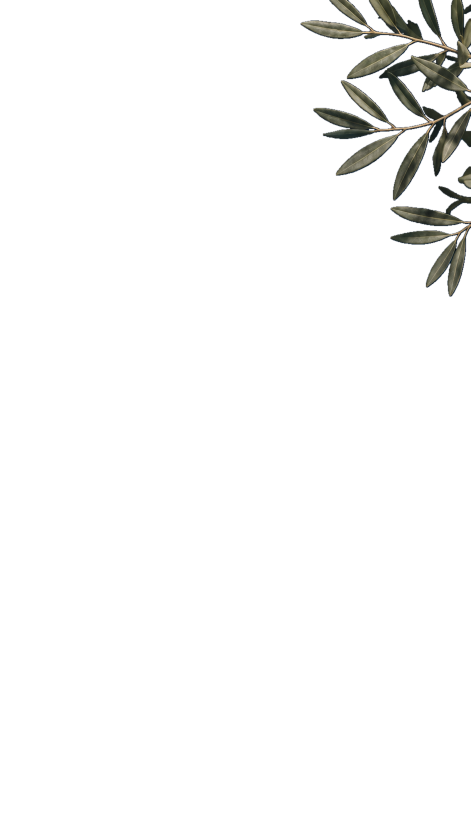
#> input picture olivo_navy.png, 941 x 1672 px (shown at 1/2 size)
$ python aquo_reel.py
#> lines starting #> are read from the running program, lines starting #| are printed output that depends on the picture
# -*- coding: utf-8 -*-
"""AQUO · Motor de reels — núcleo. Olivo ampliado + sin filo."""
from PIL import Image, ImageDraw, ImageFont, ImageFilter
import random, os

W, H = 1080, 1920
NAVY=(16,42,67); AGUA=(91,167,199); ARENA=(233,226,214); MARFIL=(247,244,239)
OLIVA=(122,127,105); TIERRA=(201,178,155); AMBAR=(201,162,75)

# Localiza un asset (fuente, olivo, papel) esté en fonts/, en la raíz, o junto
# a este archivo. Hace el motor inmune a cómo se subieron los archivos.
_BASE = os.path.dirname(os.path.abspath(__file__))
def _asset(nombre):
    candidatos = [
        nombre,                                   # cwd
        os.path.join("fonts", os.path.basename(nombre)),
        os.path.join(_BASE, nombre),
        os.path.join(_BASE, "fonts", os.path.basename(nombre)),
        os.path.join(_BASE, os.path.basename(nombre)),
    ]
    for c in candidatos:
        if os.path.exists(c):
            return c
    return nombre  # último recurso: deja que PIL lance el error claro

FONTS=""  # ya no se usa como prefijo; _asset resuelve la ruta

# cache de olivos recortados al contenido
_olivo_cache={}
def _olivo_recortado(familia):
    if familia in _olivo_cache: return _olivo_cache[familia]
    src="olivo_navy.png" if familia=="PROFUNDO" else "olivo_marfil.png"
    o=Image.open(_asset(src)).convert("RGBA")
    bbox=o.split()[3].getbbox()      # recorta a las hojas reales
    o=o.crop(bbox)
    _olivo_cache[familia]=o
    return o

def font(kind, size, weight=400):
    fmap={"serif":"CormorantGaramond[wght].ttf","serif-it":"CormorantGaramond-Italic[wght].ttf","display":"Outfit[wght].ttf"}
    f=ImageFont.truetype(_asset(fmap[kind]),size)
    try:f.set_variation_by_axes([weight])
    except Exception:pass
    return f

def fondo(familia="PROFUNDO", seed=0):
#> called with familia = 'PROFUNDO', seed = 3
    random.seed(seed)
    if familia=="PROFUNDO": top,bottom=(14,33,54),(6,20,38)
    else: top,bottom=(249,246,241),(235,228,216)
    img=Image.new("RGB",(W,H)); px=img.load()
#> after `img = Image.new('RGB', (W, H))`: img: PIL image 1080x1920 RGB; every value is 0
    for y in range(H):
        t=y/H; t=t*t*(3-2*t)
        r=int(top[0]+(bottom[0]-top[0])*t); g=int(top[1]+(bottom[1]-top[1])*t); b=int(top[2]+(bottom[2]-top[2])*t)
        for x in range(W): px[x,y]=(r,g,b)
    noise=Image.effect_noise((W,H),14).convert("L")
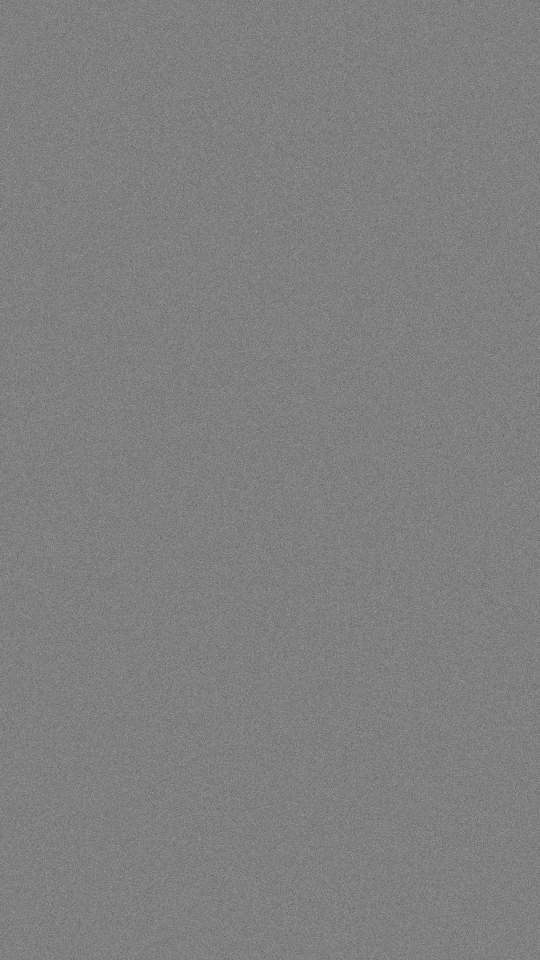
#> noise: PIL image 1080x1920 L (shown at 1/2 size); min 53, max 193, mean 127.5
    noise=noise.point(lambda v:int((v-128)*0.16+128))
    img=Image.blend(img,Image.merge("RGB",(noise,noise,noise)),0.045)
    return img

def pon_olivo(img, familia="PROFUNDO", escala=0.62):
    """escala = fracción del ancho del lienzo que ocupa el olivo (más grande ahora)."""
    olivo=_olivo_recortado(familia)
#> in _olivo_recortado, o is the input picture: PIL image 941x1672 RGBA; mean R, G, B, A 9.9, 28.2, 49.3, 10.1
#> in _olivo_recortado, `bbox=o.split()[3].getbbox()`: bbox = (600, 0, 941, 594)
#> in _olivo_recortado, `o=o.crop(bbox)`:
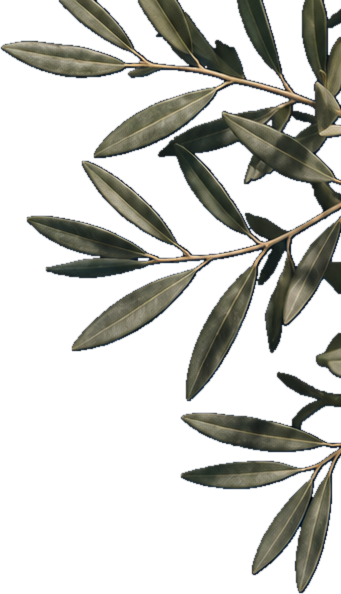
#> o: PIL image 341x594 RGBA; mean R, G, B, A 29.1, 41.5, 51.1, 78.5; transparent parts drawn white
    tw=int(W*escala); ratio=tw/olivo.width
#> after `ratio = tw / olivo.width`: ratio = 2.09
    olivo=olivo.resize((tw,int(olivo.height*ratio)),Image.LANCZOS)
    alpha=olivo.split()[3]
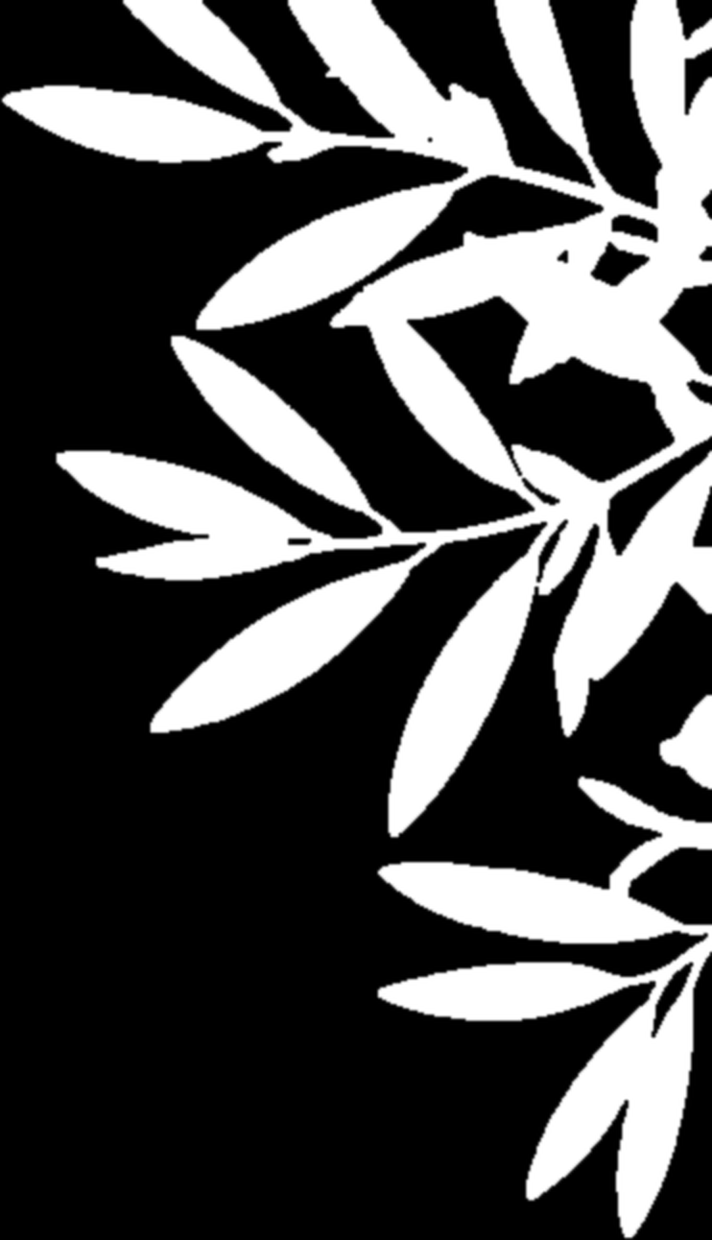
#> alpha: PIL image 712x1240 L; min 0, max 255, mean 78.5
    shadow=Image.new("RGBA",(W,H),(0,0,0,0))
#> shadow: PIL image 1080x1920 RGBA; every value is 0
    sh_col=(0,0,0,110) if familia=="PROFUNDO" else (95,82,58,75)
    sh=Image.new("RGBA",olivo.size,(0,0,0,0))
#> sh: PIL image 712x1240 RGBA; every value is 0
    sh.paste(Image.new("RGBA",olivo.size,sh_col),(0,0),alpha)
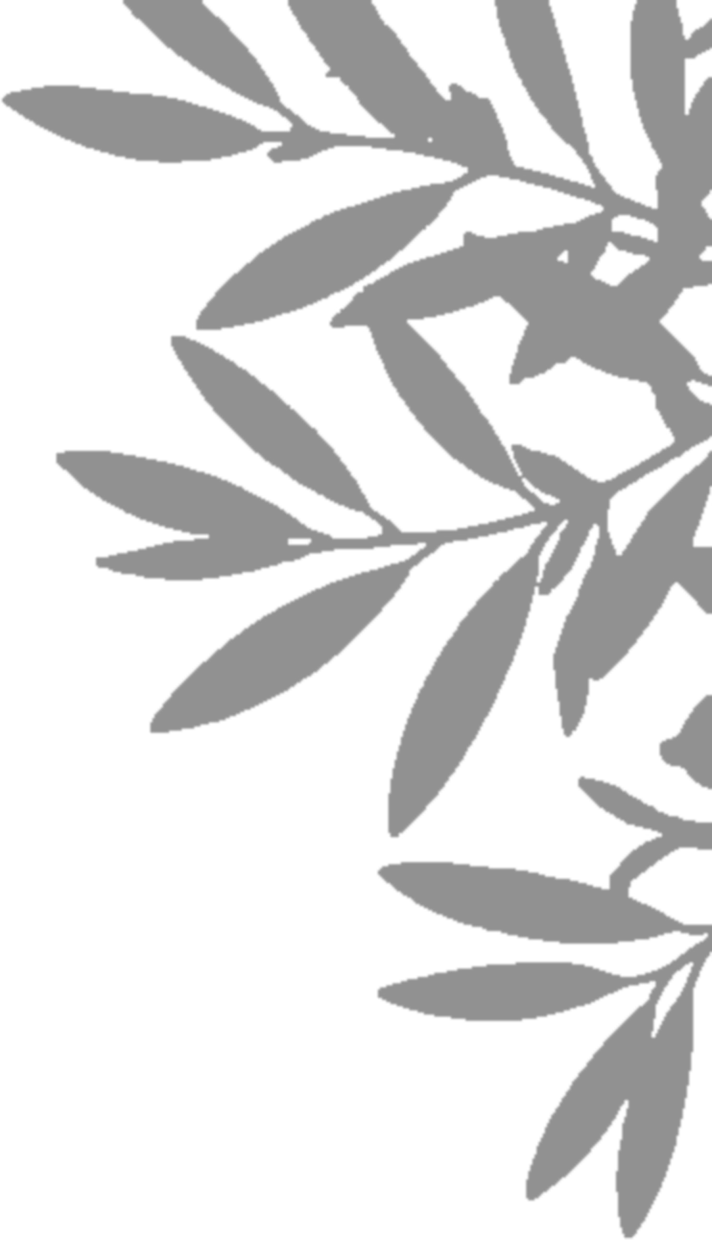
#> sh: PIL image 712x1240 RGBA; mean R, G, B, A 0, 0, 0, 33.9; transparent parts drawn white
    sh=sh.filter(ImageFilter.GaussianBlur(28))
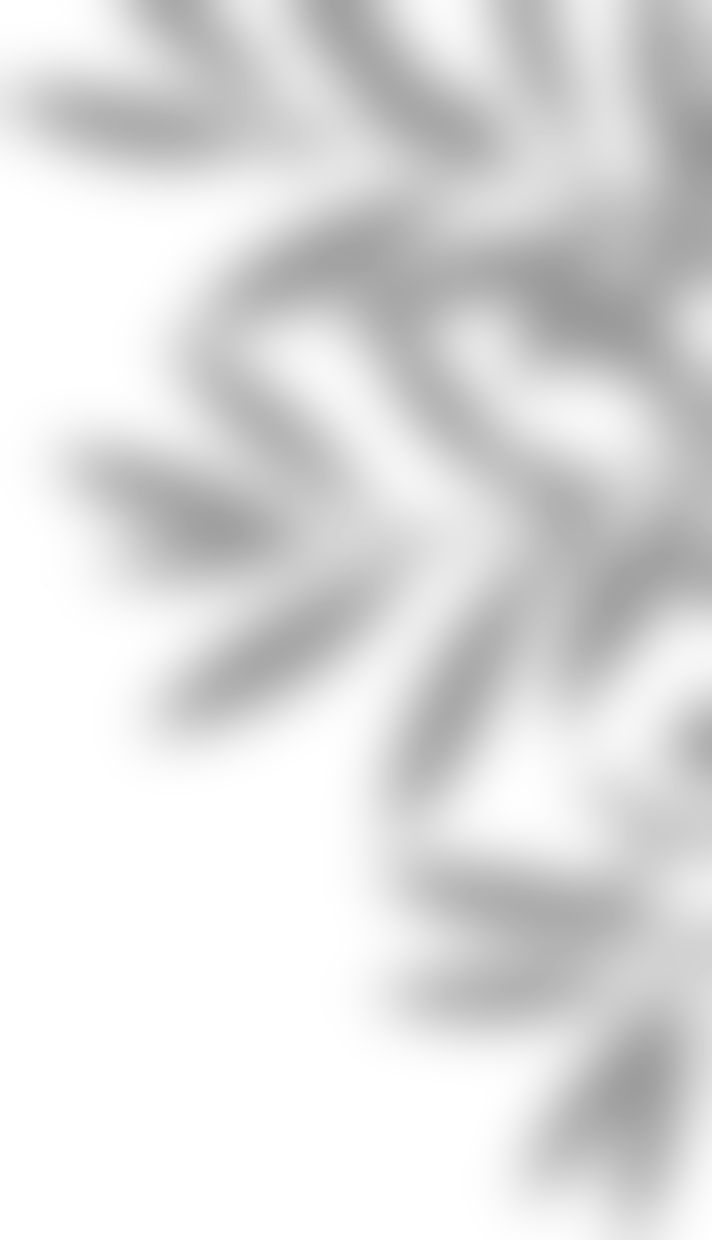
#> sh: PIL image 712x1240 RGBA; mean R, G, B, A 0, 0, 0, 33.7; transparent parts drawn white
    # anclado arriba-derecha, asoma un poco por arriba
    ox,oy=W-tw, -int(olivo.height*0.06)
#> ox = 368; oy = -74
    shadow.paste(sh,(ox-60,oy+80),sh)
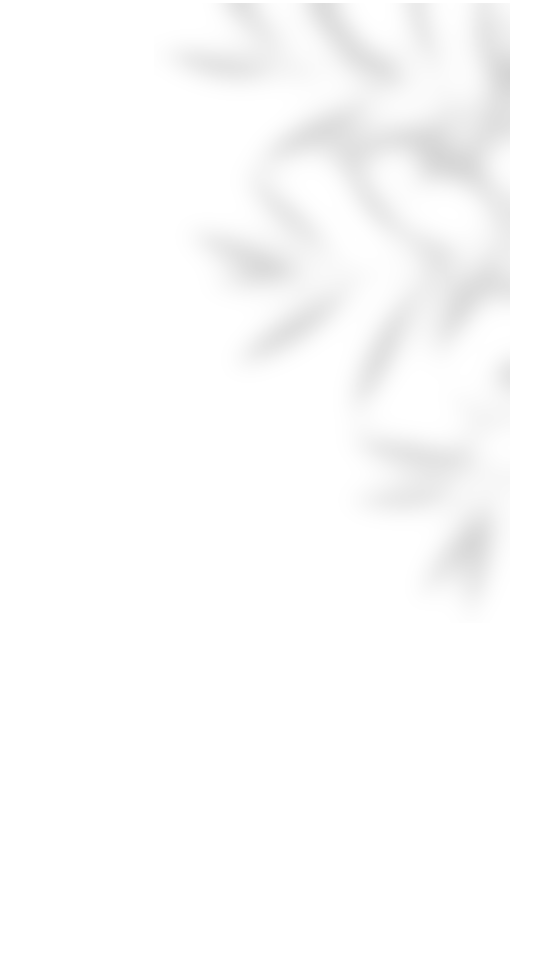
#> shadow: PIL image 1080x1920 RGBA (shown at 1/2 size); mean R, G, B, A 0, 0, 0, 3.4; transparent parts drawn white
    img=img.convert("RGBA"); img.alpha_composite(shadow); img.alpha_composite(olivo,(ox,oy))
    return img.convert("RGB")

def dibuja_baseline(draw,x,by,palabra,fnt,fill):
    asc,desc=fnt.getmetrics()
    draw.text((x,by-asc),palabra,font=fnt,fill=fill)
    return draw.textlength(palabra,font=fnt)

MARGEN_SEG=96  # margen seguro por lado; ancho útil = W-2*MARGEN_SEG

def linea_mixta(draw,by,tokens,cx=W//2,gap=14,max_w=None):
    """Dibuja una línea de tokens centrada en cx sobre la baseline by.
    AUTOSHRINK (fix 3A): si el ancho total supera max_w (por defecto el ancho
    útil con márgenes), reduce proporcionalmente el tamaño de las fuentes de la
    línea hasta que entre. No altera nada cuando el texto ya cabía."""
    if max_w is None: max_w = W - 2*MARGEN_SEG
    def _total(tk,g):
        return sum(draw.textlength(t[0],font=t[1]) for t in tk)+(len(tk)-1)*g
    total=_total(tokens,gap)
    if total>max_w and total>0:
        factor=max_w/total
        tokens=[(t[0], t[1].font_variant(size=max(1,int(t[1].size*factor))), t[2]) for t in tokens]
        gap=max(2,int(gap*factor))
        total=_total(tokens,gap)
    x=cx-total/2
    for txt,fnt,col in tokens: x+=dibuja_baseline(draw,x,by,txt,fnt,col)+gap

def escena(img,l1,l2,l3_tokens,familia="PROFUNDO"):
    draw=ImageDraw.Draw(img)
    c_tenue=(195,202,210) if familia=="PROFUNDO" else (74,80,70)
    c_pleno=MARFIL if familia=="PROFUNDO" else NAVY
    f_reg=font("serif",92,400); f_bold=font("serif",150,700)
    base=960
    linea_mixta(draw,base-150,[(l1,f_reg,c_tenue)])
    linea_mixta(draw,base+20,[(l2,f_bold,c_pleno)])
    linea_mixta(draw,base+185,l3_tokens)
    return img

if __name__=="__main__":
    fr=font("serif",92,400); fi=font("serif-it",112,500)
    a=fondo("PROFUNDO",3); a=pon_olivo(a,"PROFUNDO",escala=0.66)
    a=escena(a,"Los días en que","todo cuesta",[("un poco ",fr,(195,202,210)),("más.",fi,(150,160,120))],"PROFUNDO")
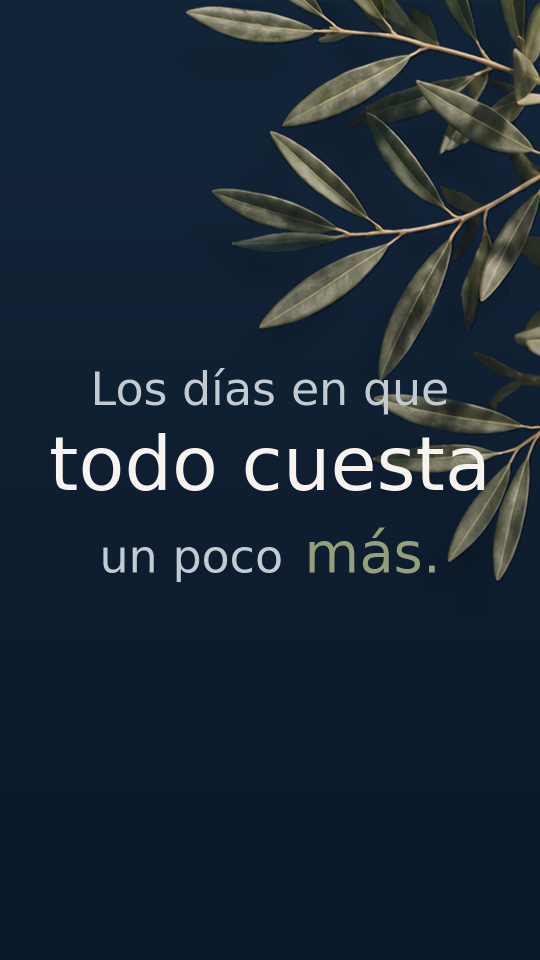
#> a: PIL image 1080x1920 RGB (shown at 1/2 size); mean R, G, B 27.1, 40.2, 54.1
    a.save("test_profundo.png"); print("✓ test_profundo.png (olivo ampliado + sin filo)")
#| ✓ test_profundo.png (olivo ampliado + sin filo)

$ run again, with papel_pluma.png copied over olivo_navy.png
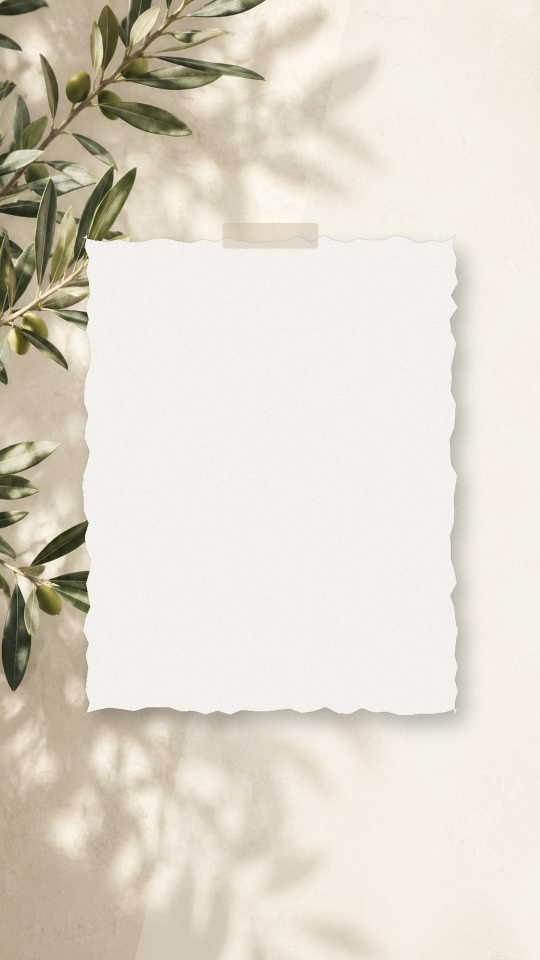
#> input picture papel_pluma.png, 1080 x 1920 px (shown at 1/2 size)
#> bbox = (0, 0, 1080, 1920)
#> alpha: PIL image 712x1265 L; every value is 255
#> in pon_olivo, `shadow.paste(sh,(ox-60,oy+80),sh)`:
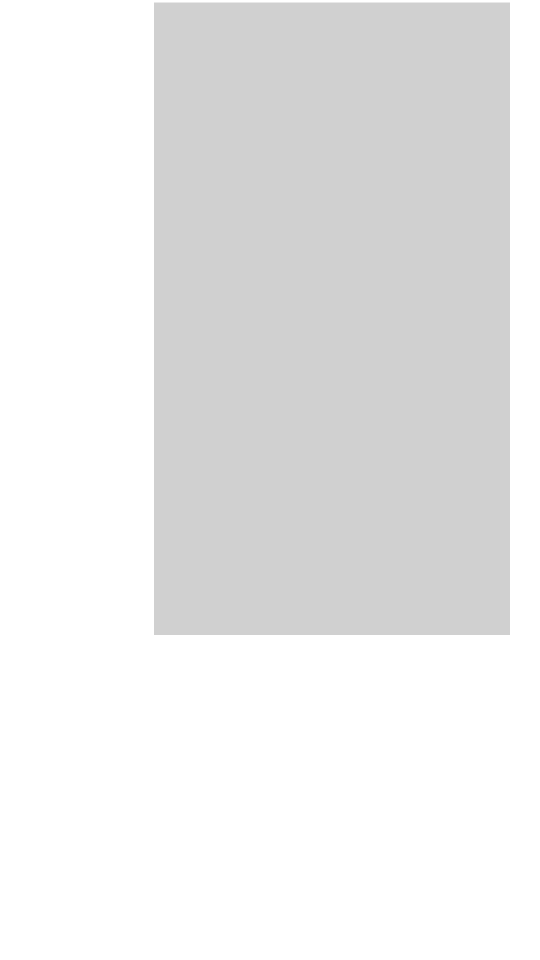
#> shadow: PIL image 1080x1920 RGBA (shown at 1/2 size); mean R, G, B, A 0, 0, 0, 20.4; transparent parts drawn white
#> `a=escena(a,"Los días en que","todo cuesta",[("un poco ",fr,(195,202,21..`:
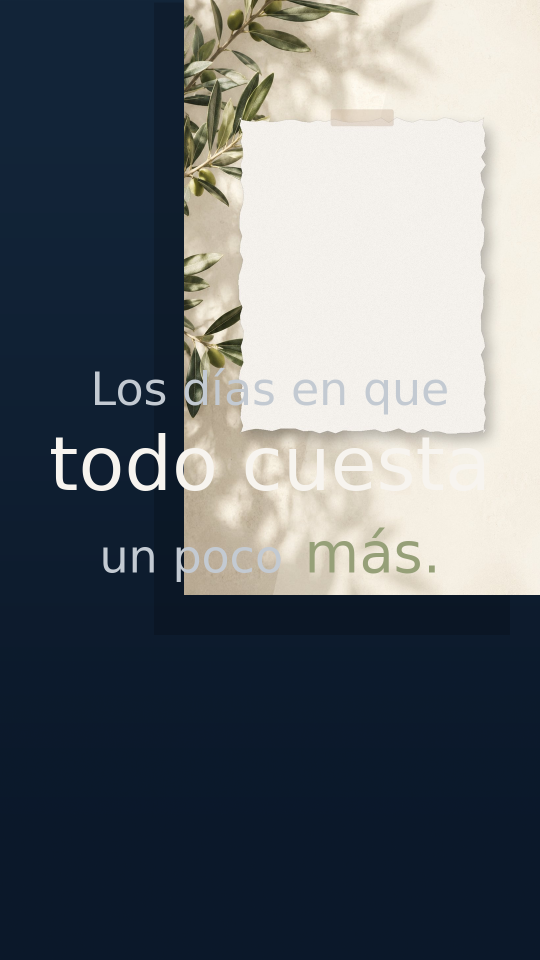
#> a: PIL image 1080x1920 RGB (shown at 1/2 size); mean R, G, B 101, 107.1, 112.4
#| ✓ test_profundo.png (olivo ampliado + sin filo)
